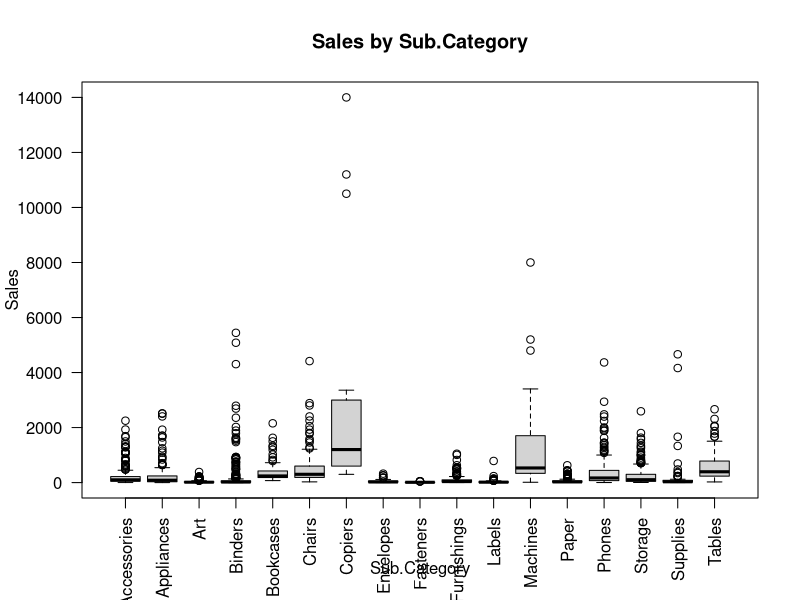
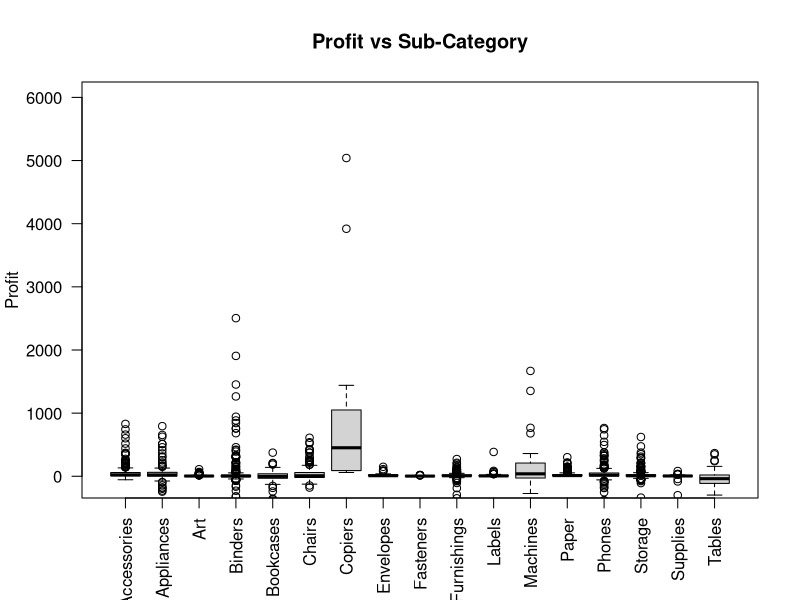
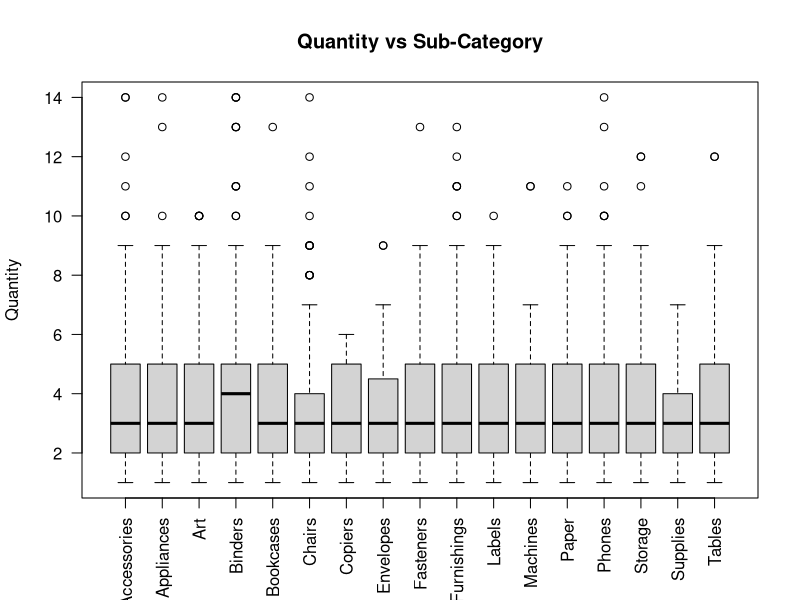
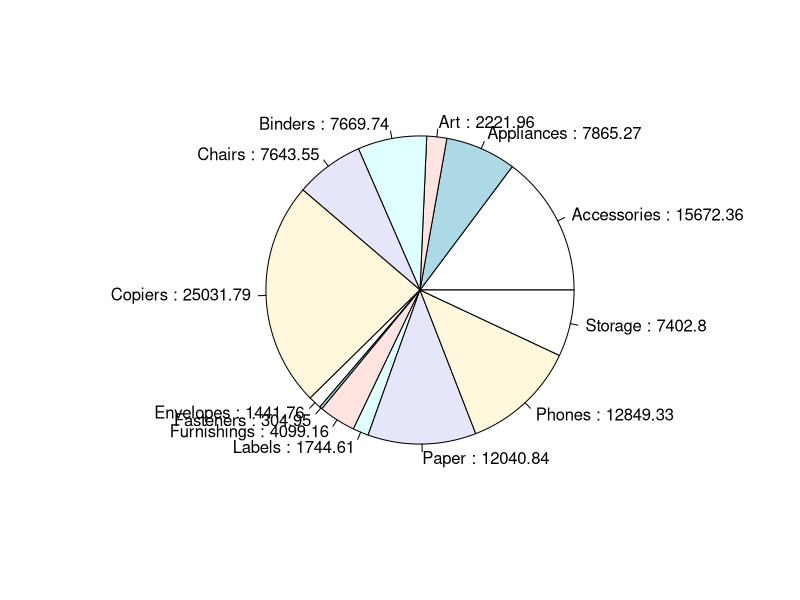
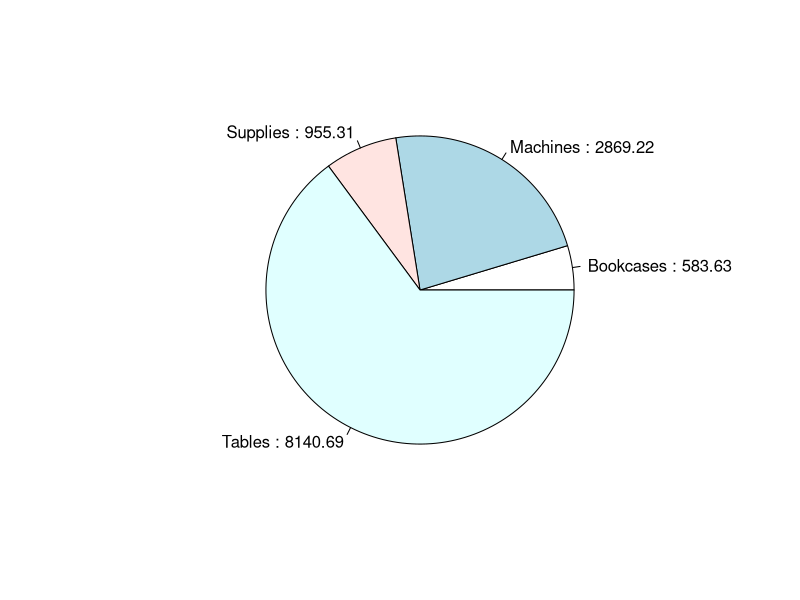
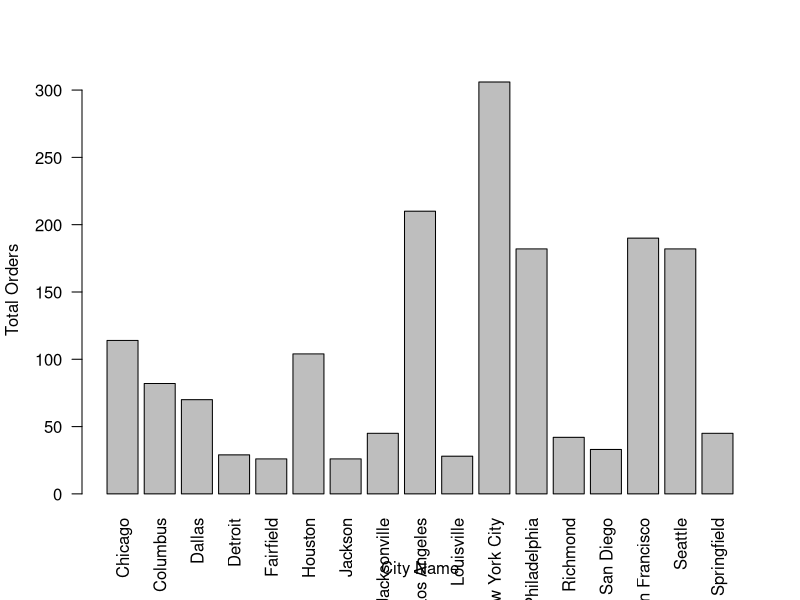

Recreate these plots in R, in order.
data = read.csv("US  E-commerce records 2020_YC.csv")
library(psych)

#########################3-----Regression Test #1----###################################3
#Copiers produced the most sales

summary(lm(Sales ~ factor(data$Sub.Category), data = data))


boxplot(data$Sales ~ factor(data$Sub.Category),
        main = "Sales by Sub.Category",
        xlab = "Sub.Category",
        ylab = "Sales", 
        las=2)
dev.off()

#######################3---------Stat Tests-----------#################################
#Profit vs SubCategory

#Statistical Test 1: ANOVA

#Conclusion: Copiers Produced the most profit:

#------Test 1
summary(aov(Profit ~ Sub.Category, data = data))

#--- Chart 1
boxplot(data$Profit~factor(data$Sub.Category),
     main = "Profit vs Sub-Category",
     xlab=" ",
     ylab = "Profit", 
     las=2,
     ylim= c(-100,6000)
)
#-----------------------------------------------------------------------------------------
#---  Test 2-----------

summary(aov(Quantity ~ Sub.Category, data = data))

#-----Chart 2

boxplot(data$Quantity~factor(data$Sub.Category),
     main = "Quantity vs Sub-Category",
     xlab=" ",
     ylab = "Quantity", 
     las=2,
    )


##########################--------CHARTS-----------##########################


profit = aggregate(Profit ~ Sub.Category, data = data, sum)

#------------Gains--------------#
positive = profit[profit$Profit > 0, ]

pie(positive$Profit, 
    labels=paste(positive$Sub.Category, ":", round(positive$Profit,digits= 2))
)

dev.off()


#-----------Losses---------#

negative = profit[profit$Profit < 0, ]

negative$Profit= negative$Profit*-1

pie(negative$Profit, 
    labels=paste(negative$Sub.Category, ":", round(negative$Profit,digits= 2))
    )

dev.off()



############### Cities With Most Orders #######################

factor(data$Order.ID)
cities = aggregate(data$Order.ID ~ City, data = data, length)
colnames(cities) = c("City", "Number of Orders")

most = cities[cities$`Number of Orders`>25, ]

barplot(`Number of Orders`~City,data=most,
        xlab="City Name",
        ylab="Total Orders", 
        las=2)


dev.off()
